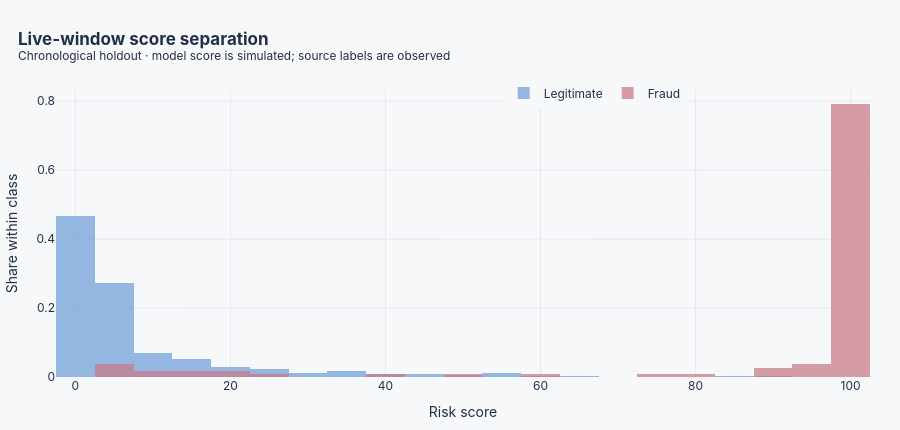

Notebook source saved alongside this figure:
### Code cell
fig = go.Figure()
for label, color in [(0, PALETTE["blue"]), (1, PALETTE["rose"])]:
    fig.add_trace(go.Histogram(x=live.loc[live.Class == label, "risk_score"], nbinsx=35, histnorm="probability", opacity=0.72, name="Fraud" if label else "Legitimate", marker_color=color))
fig.update_layout(barmode="overlay")
fig.update_xaxes(title="Risk score")
fig.update_yaxes(title="Share within class")
finish(fig, "Live-window score separation", "Chronological holdout · model score is simulated; source labels are observed")
fig.show()

### Figure 1 — Plotly figure (JSON) as saved in the notebook; plotly's stock layout.template omitted (floating-point values rounded to 4 significant figures; data arrays with more than 128 entries replaced by an {"elided": "..."} marker saying what was removed)
{"data": [{"histnorm": "probability", "marker": {"color": "#6F9FD8"}, "name": "Legitimate", "nbinsx": 35, "opacity": 0.72, "type": "histogram", "x": {"elided": "790 float values"}}, {"histnorm": "probability", "marker": {"color": "#C97A86"}, "name": "Fraud", "nbinsx": 35, "opacity": 0.72, "type": "histogram", "x": [88.38, 99.83, 100.0, 100.0, 99.87, 100.0, 100.0, 100.0, 99.91, 5.188, 99.94, 100.0, 99.99, 100.0, 78.65, 100.0, 100.0, 16.85, 100.0, 99.98, 99.98, 99.93, 3.091, 98.41, 99.88, 100.0, 99.98, 99.84, 20.29, 100.0, 100.0, 99.84, 100.0, 100.0, 100.0, 100.0, 99.69, 100.0, 100.0, 95.04, 99.96, 100.0, 100.0, 100.0, 100.0, 100.0, 100.0, 100.0, 100.0, 99.48, 100.0, 99.96, 76.93, 99.64, 91.2, 99.21, 99.89, 99.99, 100.0, 100.0, 100.0, 100.0, 100.0, 100.0, 100.0, 17.52, 38.11, 97.68, 99.98, 100.0, 97.4, 100.0, 12.69, 99.67, 100.0, 100.0, 100.0, 100.0, 100.0, 87.53, 94.85, 100.0, 100.0, 100.0, 5.216, 62.47, 100.0, 100.0, 98.86, 99.99, 99.62, 99.88, 100.0, 100.0, 52.49, 100.0, 99.99, 100.0, 99.97, 96.8, 7.503, 99.41, 27.03, 5.671, 99.98, 100.0, 99.84, 98.06, 99.99, 10.75]}], "layout": {"barmode": "overlay", "font": {"color": "#203047", "family": "Inter, Avenir, Arial"}, "height": 430, "legend": {"orientation": "h", "x": 0.55, "y": 1.04}, "margin": {"b": 50, "l": 50, "r": 30, "t": 90}, "paper_bgcolor": "#F7F8FA", "plot_bgcolor": "#F7F8FA", "title": {"text": "<b>Live-window score separation</b><br><sup>Chronological holdout · model score is simulated; source labels are observed</sup>", "x": 0.02}, "xaxis": {"gridcolor": "#E5E9EF", "title": {"text": "Risk score"}, "zeroline": false}, "yaxis": {"gridcolor": "#E5E9EF", "title": {"text": "Share within class"}, "zeroline": false}}}
